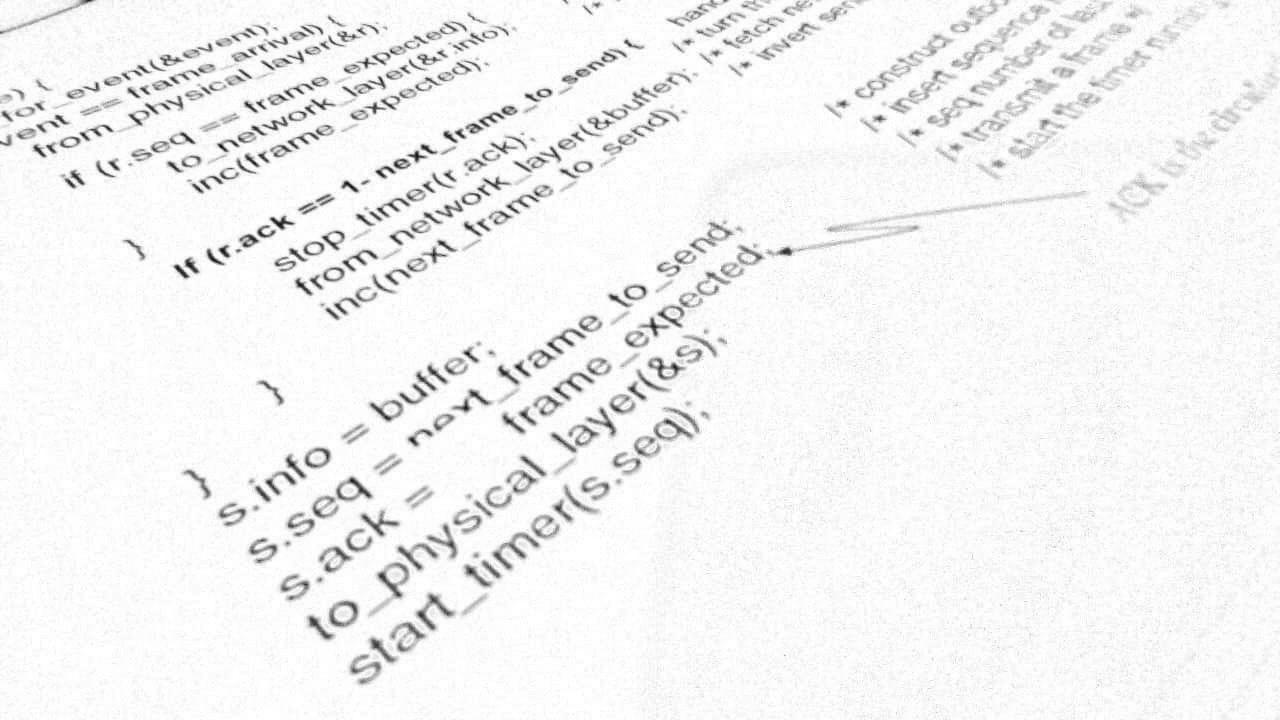
#> input picture test_cases/5a_shadow.jpeg, 1280 x 720 px
$ jupyter execute Shearing.ipynb   (shell and % lines are left out)
#> lines starting #> are read from the running program, lines starting #| are printed output that depends on the picture
### commonfunctions.py


import skimage.io as io
import cv2
import matplotlib.pyplot as plt
import numpy as np
from skimage.exposure import histogram
from matplotlib.pyplot import bar
from skimage.color import rgb2gray,rgb2hsv
from skimage.filters import threshold_otsu


# Convolution:
from scipy.signal import convolve2d
from scipy import fftpack
import math
import os


from skimage.util import random_noise
from skimage.filters import median
from skimage.feature import canny

from skimage.transform import hough_line, hough_line_peaks
from skimage.feature import canny
from skimage import data

import matplotlib.pyplot as plt
from matplotlib import cm

from mpl_toolkits.mplot3d import Axes3D  # noqa: F401 unused import

import matplotlib.pyplot as plt
from matplotlib import cm
from skimage.morphology import binary_erosion, binary_dilation, binary_closing,skeletonize, thin
from matplotlib.ticker import LinearLocator, FormatStrFormatter
import numpy as np

import math
from skimage.transform import rotate

# Edges
from skimage.filters import sobel_h, sobel, sobel_v,roberts, prewitt

# Show the figures / plots inside the notebook
def show_images(images,titles=None):
    #This function is used to show image(s) with titles by sending an array of images and an array of associated titles.
    # images[0] will be drawn with the title titles[0] if exists
    # You aren't required to understand this function, use it as-is.
    n_ims = len(images)
    if titles is None: titles = ['(%d)' % i for i in range(1,n_ims + 1)]
    fig = plt.figure()
    n = 1
    for image,title in zip(images,titles):
        a = fig.add_subplot(1,n_ims,n)
        if image.ndim == 2:
            plt.gray()
        plt.imshow(image)
        a.set_title(title)
        plt.axis('off')
        n += 1
    fig.set_size_inches(np.array(fig.get_size_inches()) * n_ims)
    plt.show()


# [43 lines left out: functions show_3d_image, show_3d_image_filtering_in_freq, showHist, not called in this run]

### Shearing.ipynb
[cell 1]
from commonfunctions import *
import skimage

[cell 2]
# depth issue .. Solved by prespective
import cv2
image = io.imread('test_cases/5a_shadow.jpeg')
#> image is the input picture: shape (720, 1280); min 0, max 255, mean 243.4
pts1 = np.float32([[0, 0], [image.shape[1], 0], [0, image.shape[0]], [image.shape[1], image.shape[0]]])
pts2 = np.float32([[0, 0], [image.shape[1]*2, 0], [0, image.shape[0]*2], [image.shape[1]*2, image.shape[0]*2]])
matrix = cv2.getPerspectiveTransform(pts1, pts2)
#> matrix = [[2, 0, 0], [0, 2, 0], [0, 0, 1]]
result = cv2.warpPerspective(image, matrix, (image.shape[1], image.shape[0]))
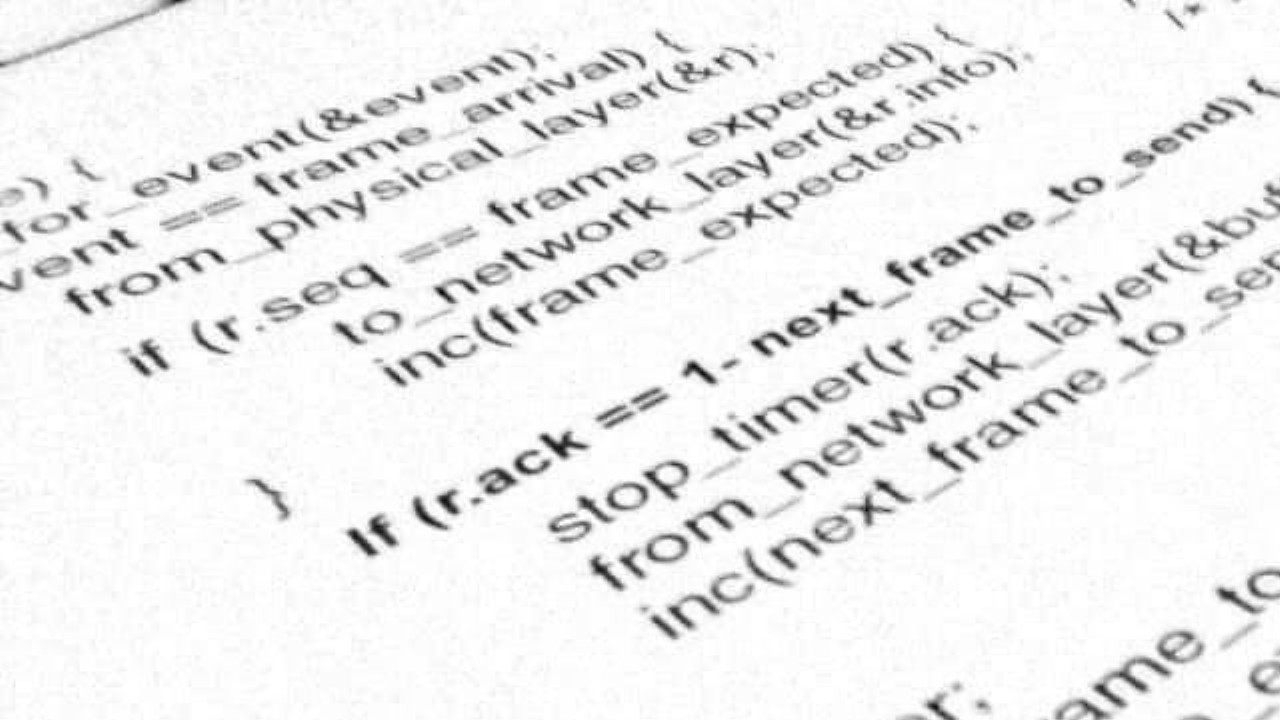
#> result: shape (720, 1280); min 0, max 255, mean 238.2
show_images([image,result])
#> in show_images, `n_ims = len(images)`: n_ims = 2
#> the loop in show_images, `for image,title in zip(images,titles):` made 2 passes
#> (title, n) on passes 1 to 2: ('(1)', 2), ('(2)', 3)
#> after the loop in show_images, `for image,title in zip(images,titles):`: n = 3
#> in show_images, `plt.show()`:
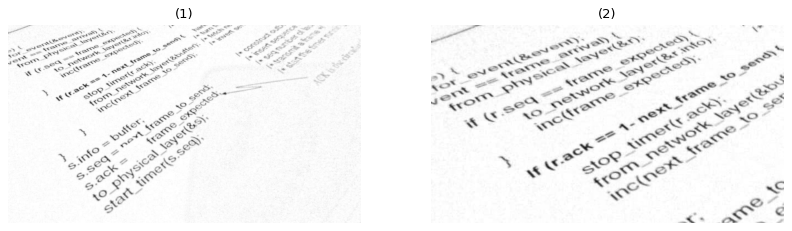
#> figure drawn by matplotlib, 2 panels
io.imsave("test_cases/5a_shear.jpeg",np.array((result*255).astype(np.uint8)))
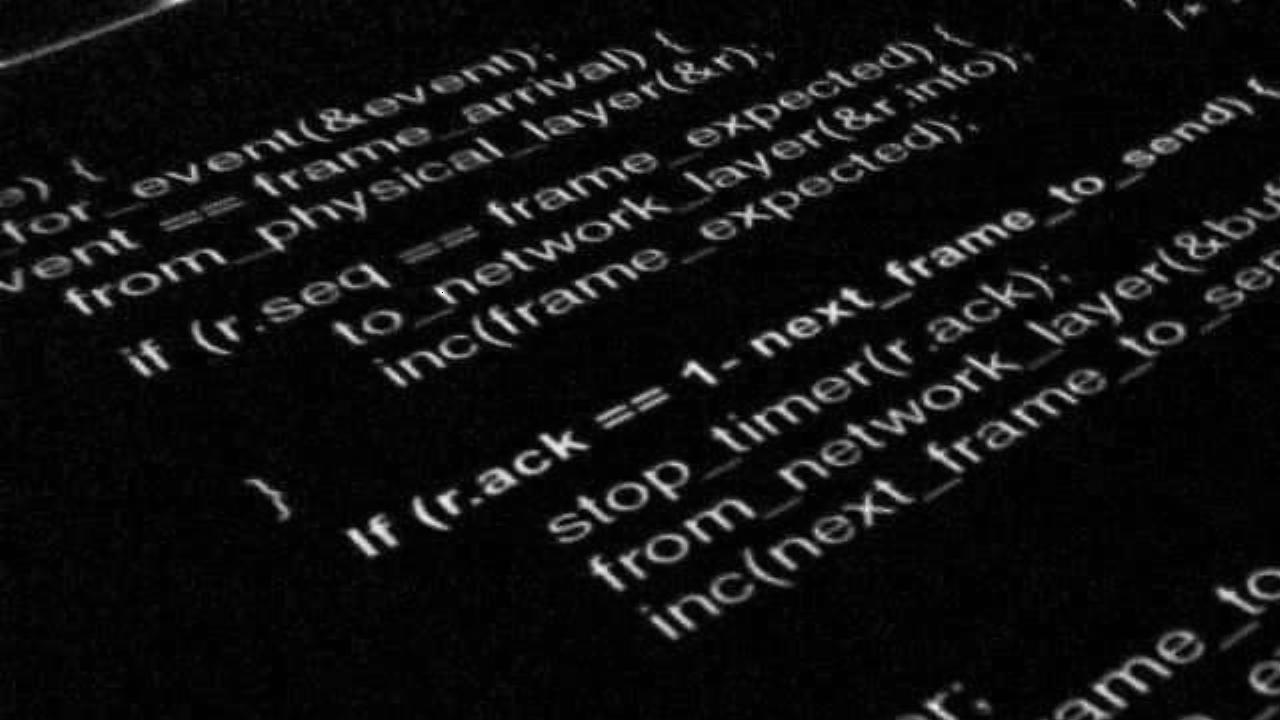
#> saved as 5a_shear.jpeg: shape (720, 1280); min 0, max 248, mean 17.8
